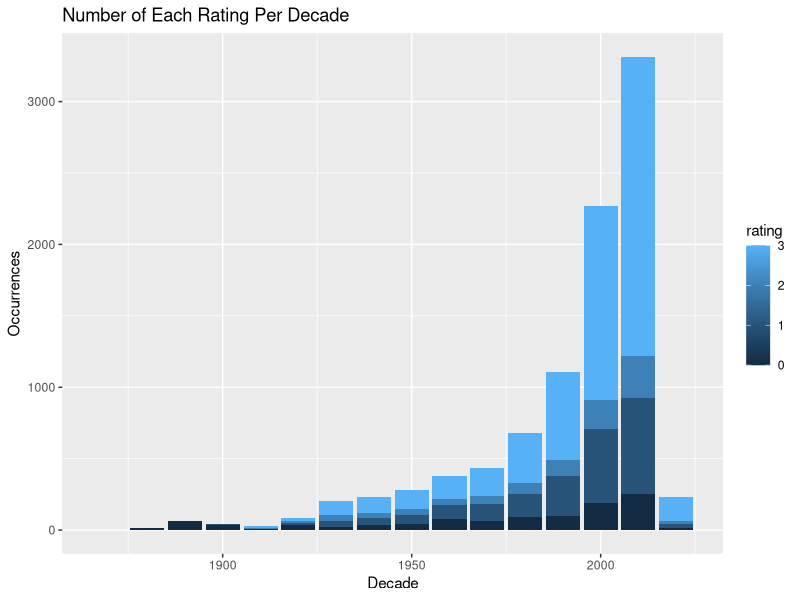

Source code (R):

setwd("~/Desktop/info201/assignments/final-project-starter-momohamud001")
getwd()

#install.packages("plotly")
library("ggplot2")
library("dplyr")  



Bechdel <- read.csv("../data/Bechdel.csv")



ratings_plots <-  Bechdel %>% 
  mutate(Decade = floor(year/10)*10) %>% 
  group_by(Decade) %>% 
  count(rating)
#View(ratings_plots)
names(ratings_plots)[names(ratings_plots) == "n"] <- "Occurrences"
#View(ratings_plots)



rating_year_plot <- ggplot(ratings_plots, aes(fill=rating, y= Occurrences, x=Decade)) +
  geom_bar(position="stack", stat="identity") +
  ggtitle("Number of Each Rating Per Decade") 

#rating_year_plot
